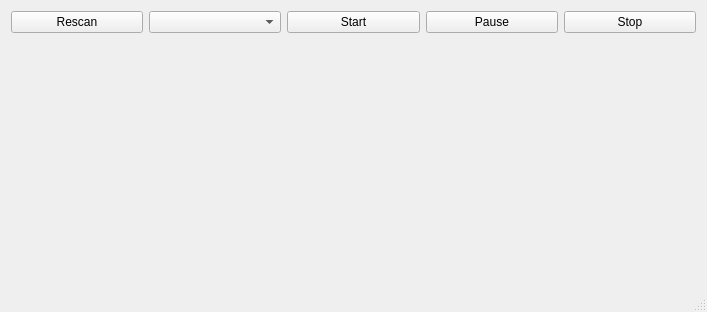
<?xml version="1.0" encoding="UTF-8"?>
<ui version="4.0">
 <class>MainWindow</class>
 <widget class="QMainWindow" name="MainWindow">
  <property name="geometry">
   <rect>
    <x>0</x>
    <y>0</y>
    <width>707</width>
    <height>312</height>
   </rect>
  </property>
  <property name="sizePolicy">
   <sizepolicy hsizetype="Preferred" vsizetype="Preferred">
    <horstretch>0</horstretch>
    <verstretch>0</verstretch>
   </sizepolicy>
  </property>
  <property name="windowTitle">
   <string>Cardio-monitor</string>
  </property>
  <widget class="QWidget" name="centralWidget">
   <layout class="QVBoxLayout" name="verticalLayout_2">
    <item>
     <layout class="QHBoxLayout" name="horizontalLayout">
      <item>
       <widget class="QPushButton" name="rescanButton">
        <property name="text">
         <string>Rescan</string>
        </property>
       </widget>
      </item>
      <item>
       <widget class="QComboBox" name="serialportList"/>
      </item>
      <item>
       <widget class="QPushButton" name="startButton">
        <property name="text">
         <string>Start</string>
        </property>
       </widget>
      </item>
      <item>
       <widget class="QPushButton" name="pauseButton">
        <property name="text">
         <string>Pause</string>
        </property>
       </widget>
      </item>
      <item>
       <widget class="QPushButton" name="stopButton">
        <property name="text">
         <string>Stop</string>
        </property>
       </widget>
      </item>
     </layout>
    </item>
    <item>
     <widget class="CardioPlot" name="cardioPlot" native="true">
      <property name="sizePolicy">
       <sizepolicy hsizetype="Preferred" vsizetype="Expanding">
        <horstretch>0</horstretch>
        <verstretch>0</verstretch>
       </sizepolicy>
      </property>
     </widget>
    </item>
   </layout>
  </widget>
  <widget class="QStatusBar" name="statusBar"/>
 </widget>
 <layoutdefault spacing="6" margin="11"/>
 <customwidgets>
  <customwidget>
   <class>CardioPlot</class>
   <extends>QWidget</extends>
   <header location="global">src/cardioplot.h</header>
   <container>1</container>
  </customwidget>
 </customwidgets>
 <resources/>
 <connections/>
</ui>
